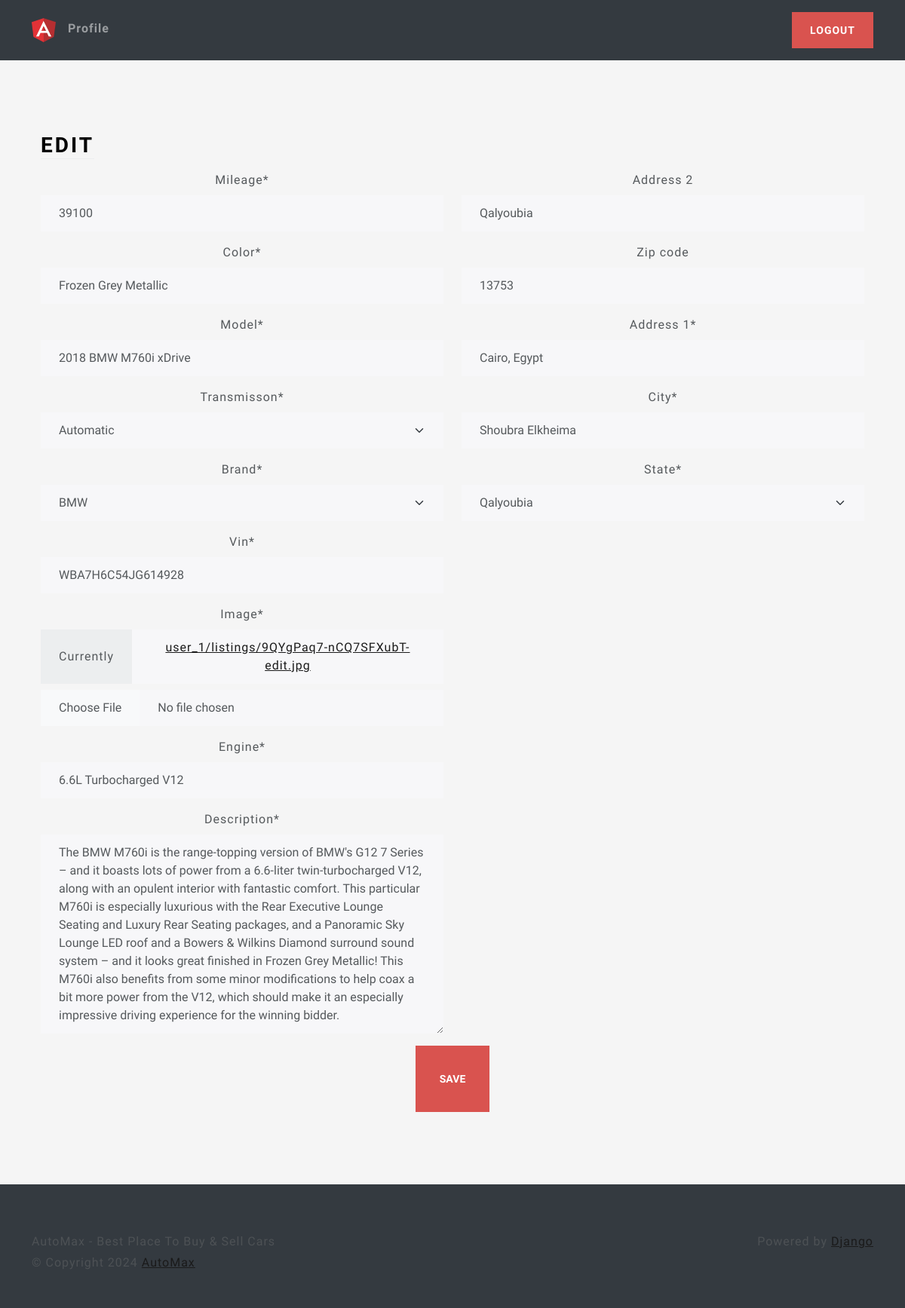
Screenshot of /listing/ee598c92-d092-41fb-9c46-0cdde5cb342a/edit/ (signed in) with the database file from the repository.
### main/models.py (models this page shows, shortened)
class Listing(models.Model):
    id = models.UUIDField(
        primary_key=True, default=uuid.uuid4, unique=True, editable=False)
    created_at = models.DateTimeField(auto_now_add=True)
    updated_at = models.DateTimeField(auto_now=True)
    seller = models.ForeignKey(Profile, on_delete=models.CASCADE)
    brand = models.CharField(max_length=24, choices=CAR_BRANDS, default=None)
    model = models.CharField(max_length=64,)
    vin = models.CharField(max_length=17,)
    mileage = models.IntegerField(default=0)
    color = models.CharField(max_length=24,)
    description = models.TextField()
    engine = models.CharField(max_length=24,)
    transmisson = models.CharField(
        max_length=24, choices=TRANSMISSIONS_OPTIONS, default=None)
    location = models.OneToOneField(
        Location, on_delete=models.SET_NULL, null=True)
    image = models.ImageField(upload_to=user_listing_path)

### users/models.py (models this page shows, shortened)
class Location(models.Model):
    address_1 = models.CharField(max_length=128, blank=True)  # 10,1,8,3
    address_2 = models.CharField(max_length=128, blank=True)  # Additional details if any
    city = models.CharField(max_length=64)  # Shubra El-Kheima
    state = models.CharField(max_length=100, choices=GOVERNORATE_CHOICES)  # Qalyoubia
    zip_code = models.CharField(max_length=10, blank=True)  # 3753450

### main/views.py (the view)
# urls.py: path('listing/<str:id>/edit/', edit_view, name='edit'),
@login_required
def edit_view(request, id):
    try:
        listing = Listing.objects.get(id=id)
        if listing is None:
            raise Exception
        if request.method == 'POST':
            listing_form = ListingForm(
                request.POST, request.FILES, instance=listing)
            location_form = LocationForm(
                request.POST, instance=listing.location)
            if listing_form.is_valid and location_form.is_valid:
                listing_form.save()
                location_form.save()
                messages.info(request, f'Listing {id} updated successfully!')
                return redirect('home')
            else:
                messages.error(
                    request, f'An error occured while trying to edit the listing.')
                return reload()
        else:
            listing_form = ListingForm(instance=listing)
            location_form = LocationForm(instance=listing.location)
        context = {
            'location_form': location_form,
            'listing_form': listing_form
        }
        return render(request, 'views/edit.html', context)
    except Exception as e:
        messages.error(
            request, f'An error occured while trying to access the edit page.')
        return redirect('home')

### users/forms.py
class LocationForm(forms.ModelForm):
    address_1 = forms.CharField(required=True)
    zip_code = USZipCodeField(required=True)
    class Meta:
        model = Location
        fields = {'address_1', 'address_2', 'city', 'state', 'zip_code'}

### main/forms.py
class ListingForm(forms.ModelForm):
    image = forms.ImageField()
    class Meta:
        model = Listing
        fields = {'brand', 'model', 'vin', 'mileage',
                  'color', 'description', 'engine', 'transmisson', 'image'}

### main/templates/views/edit.html (shortened to what this page needs)
{% extends 'base/base.html' %}
{% load static %}
{% load crispy_forms_tags %}
{% block 'body' %}
<div class="container-fluid text-center py-5">
    <div class="container px-4 py-5">
        <div class="row g-4">
            <div class="col d-flex align-items-start">
                <div>
                    <h2 class="mb-3 border-bottom" style="color: black">Edit</h2>
                </div>
            </div>
        </div>
        <form action="" method="post" enctype="multipart/form-data">
            <div class="row">
                <div class="col-6">
                    {{ listing_form|crispy }}
                </div>
                <div class="col-6">
                    {{ location_form|crispy }}
                </div>
            </div>
            <button class="btn btn-lg btn-danger" type="submit">Save</button>
        </form>
    </div>
</div>
{% endblock %}

### static/css/style.css (style rules this page uses)
html, body { height: 100%; }
body { align-items: center; padding-bottom: 40px; background-color: #f5f5f5; }
.h2, h2 { color: white; }

### rows the page displays
Listing: mileage "39100", color "Frozen Grey Metallic", model "2018 BMW M760i xDrive", transmisson "Automatic", brand "BMW", vin "WBA7H6C54JG614928", engine "6.6L Turbocharged V12", description "The BMW M760i is the range-topping version of BMW's G12 7 Series – and it boasts lots of power from a 6.6-liter twin-turbocharged V12, along with an opulent interior with fantastic comfort. This particular M760i is especially luxurious with the Rear Executive Lounge Seating and Luxury Rear Seating packages, and a Panoramic Sky Lounge LED roof and a Bowers & Wilkins Diamond surround sound system – and it looks great finished in Frozen Grey Metallic! This M760i also benefits from some minor modifications to help coax a bit more power from the V12, which should make it an especially impressive driving experience for the winning bidder."
Location: address_2 "Qalyoubia", zip_code "13753", address_1 "Cairo, Egypt", city "Shoubra Elkheima", state "Qalyoubia"
